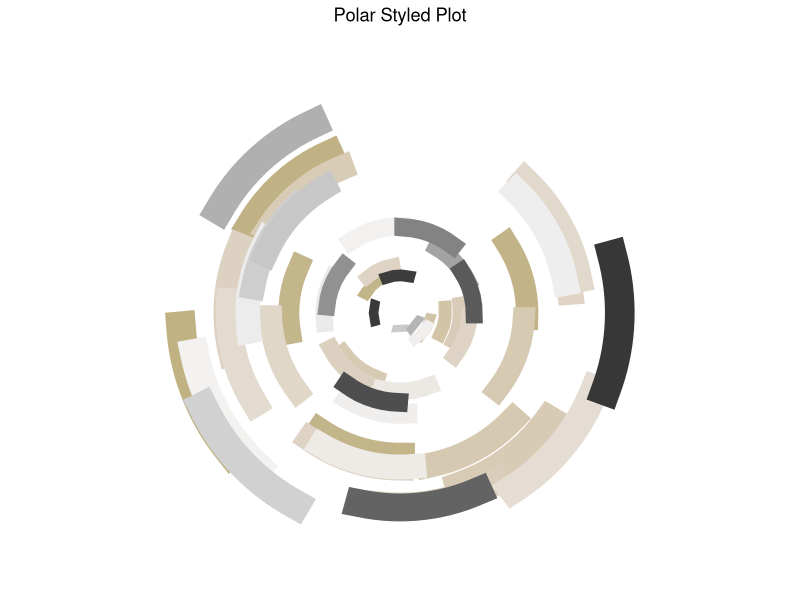
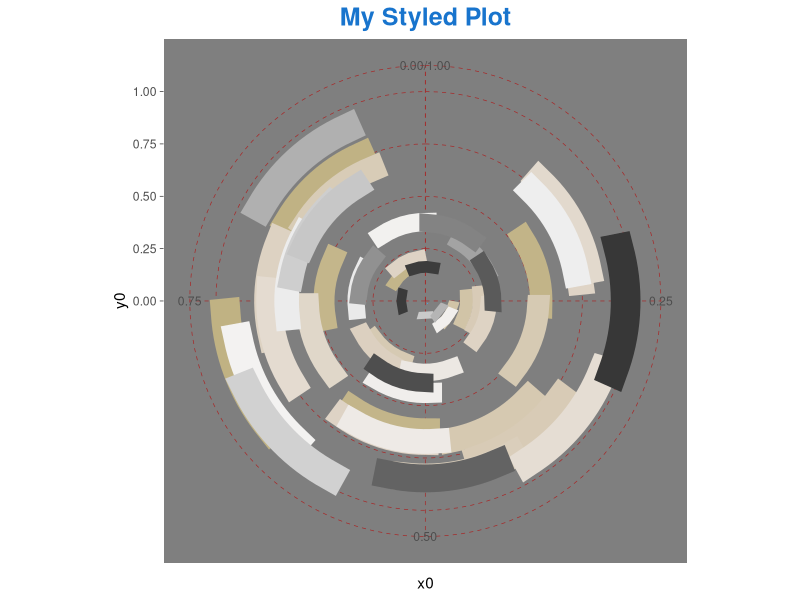

Reproduce these figures in R, in order.
library(ggplot2)
library(tibble)
library(dplyr)

sample_canva <- function(seed = NULL) {
  if(!is.null(seed)) set.seed(seed)
  sample(ggthemes::canva_palettes, 1)[[1]]
}

sample_data <- function(seed = NULL, n = 100){
  if(!is.null(seed)) set.seed(seed)
  dat <- tibble(
    x0 = runif(n),
    y0 = runif(n),
    x1 = x0 + runif(n, min = -.2, max = .2),
    y1 = y0 + runif(n, min = -.2, max = .2),
    shade = runif(n), 
    size = runif(n),
    shape = factor(sample(0:22, size = n, replace = TRUE))
  )
}

polar_styled_plot <- function(data = NULL, palette) {
  ggplot(
    data = data,
    mapping = aes(
      x = x0,
      y = y0,
      xend = x1,
      yend = y1,
      colour = shade,
      size = size
    )) + 
    coord_polar(clip = "off") +
    scale_y_continuous(
      expand = c(0, 0),
      limits = c(0, 1), 
      oob = scales::oob_keep
    ) +
    scale_x_continuous(
      expand = c(0, 0), 
      limits = c(0, 1), 
      oob = scales::oob_keep
    ) + 
    scale_colour_gradientn(colours = palette) + 
    scale_size(range = c(0, 10)) + 
    theme_void() + 
    guides(
      colour = guide_none(),
      size = guide_none(),
      fill = guide_none(),
      shape = guide_none()
    )
}

# exercise 3 pt 1

# (1) generate data
set.seed(100)
data <- sample_data(n = 50)

data_avg <- data %>%
  group_by(shade, size) %>%
  summarise(avg_size = mean(size),
            x0 = mean(x0),
            y0 = mean(y0),
            x1 = mean(x1),
            y1 = mean(y1))

# (2) initialize the plot
palette <- sample_canva(seed = 500)
plot <- polar_styled_plot(data = data_avg, palette = palette)

# (3) add ggplot2 geoms
plot <- plot +
  geom_tile(aes(x = x0, y = avg_size, fill = shade), width = 0.1) +
  labs(title = "Polar Styled Plot") +
  theme(plot.title = element_text(hjust = 0.5))

print(plot)

# exercise 3 pt 2

my_styled_plot <- function(data = NULL, palette) {
  ggplot(
    data = data,
    mapping = aes(
      x = x0,
      y = y0,
      xend = x1,
      yend = y1,
      colour = shade,
      size = size
    )) + 
    coord_polar(clip = "off") +
    scale_y_continuous(
      expand = c(0, 0),
      limits = c(0, 1), 
      oob = scales::oob_keep
    ) +
    scale_x_continuous(
      expand = c(0, 0), 
      limits = c(0, 1), 
      oob = scales::oob_keep
    ) + 
    scale_colour_gradientn(colours = palette) + 
    scale_size(range = c(0, 10)) + 
    # theme to dark
    theme_dark() +
    theme(
      # giving the plot grid lines
      panel.grid.major = element_line(color = "brown", linetype = "dashed"),
      # no minor grid lines though
      panel.grid.minor = element_blank(),
      # giving the plot a custom title
      plot.title = element_text(color = "dodgerblue3", size = 18, face = "bold")
    ) +
    guides(
      colour = guide_none(),
      size = guide_none(),
      fill = guide_none(),
      shape = guide_none()
    )
}

# generate data
set.seed(100)
data <- sample_data(n = 50)

data_avg <- data %>%
  group_by(shade, size) %>%
  summarise(avg_size = mean(size),
            x0 = mean(x0),
            y0 = mean(y0),
            x1 = mean(x1),
            y1 = mean(y1))

# initialize the plot
palette <- sample_canva(seed = 500)
plot <- my_styled_plot(data = data_avg, palette = palette)

# add ggplot2 geoms
plot <- plot +
  geom_tile(aes(x = x0, y = avg_size, fill = shade), width = 0.1) +
  labs(title = "My Styled Plot") +
  theme(plot.title = element_text(hjust = 0.5))

print(plot)


